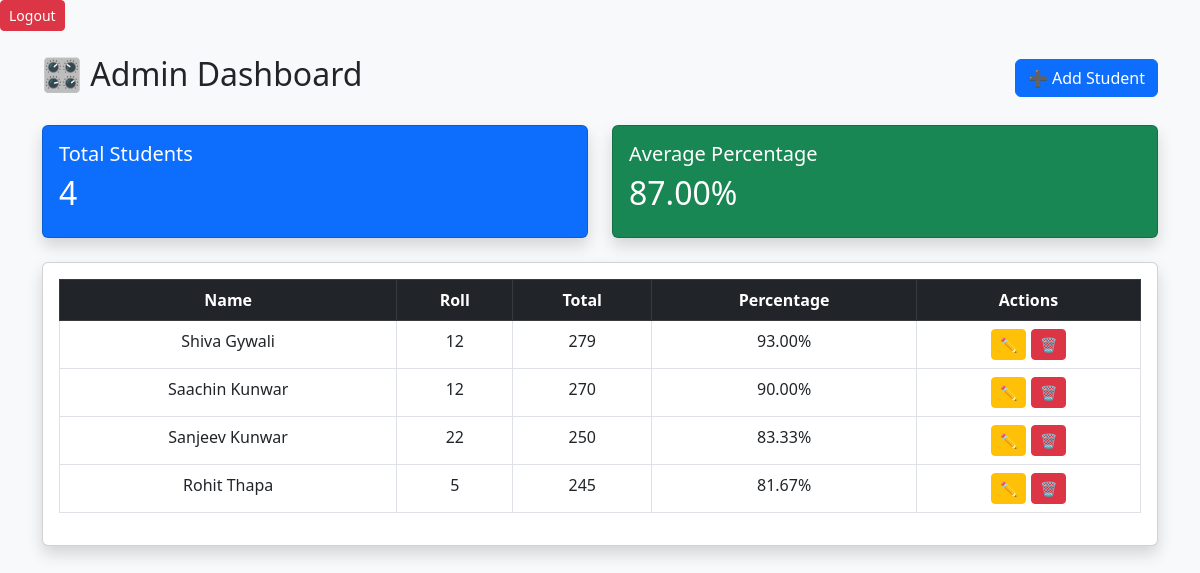
Page /dashboard/ (signed in) on the committed database.
### marks/models.py (models this page shows, shortened)
class Student(models.Model):
    name= models.CharField(max_length=100)
    roll= models.IntegerField()
    subject1= models.IntegerField()
    subject2= models.IntegerField()
    subject3= models.IntegerField()
    def total(self):
        return self.subject1 + self.subject2+ self.subject3
    def percentage(self):
        return self.total()/3

### marks/views.py (the view)
# urls.py: path('dashboard/', views.dashboard, name='dashboard'),
@login_required(login_url='login')
def dashboard(request):
    students = Student.objects.all()
    total_students = students.count()
    total_marks = sum([s.total() for s in students]) if students else 0
    avg_percentage = (total_marks / (total_students * 3)) if total_students > 0 else 0
    return render(request, 'dashboard.html', {
        'students': students,
        'total_students': total_students,
        'avg_percentage': avg_percentage,
    })

### marks/templates/dashboard.html (shortened to what this page needs)
<!DOCTYPE html>
<html>
<head>
    <link href="https://cdn.jsdelivr.net/npm/bootstrap@5.3.0/dist/css/bootstrap.min.css" rel="stylesheet">
</head>
<body class="bg-light">
    <a href="/logout/" class="btn btn-danger btn-sm">Logout</a>
<div class="container mt-4">
<div class="d-flex justify-content-between align-items-center mb-4">
    <h2>🎛️ Admin Dashboard</h2>
    <a href="/add/" class="btn btn-primary">➕ Add Student</a>
</div>
<div class="row mb-4">
    <div class="col-md-6">
        <div class="card text-white bg-primary shadow">
            <div class="card-body">
                <h5>Total Students</h5>
                <h2>{{ total_students }}</h2>
            </div>
        </div>
    </div>
    <div class="col-md-6">
        <div class="card text-white bg-success shadow">
            <div class="card-body">
                <h5>Average Percentage</h5>
                <h2>{{ avg_percentage|floatformat:2 }}%</h2>
            </div>
        </div>
    </div>
</div>
<div class="card shadow p-3">
    <table class="table table-bordered table-hover text-center">
        <thead class="table-dark">
            <tr>
                <th>Name</th>
                <th>Roll</th>
                <th>Total</th>
                <th>Percentage</th>
                <th>Actions</th>
            </tr>
        </thead>
        <tbody>
            {% for student in students %}
            <tr>
                <td>{{ student.name }}</td>
                <td>{{ student.roll }}</td>
                <td>{{ student.total }}</td>
                <td>{{ student.percentage|floatformat:2 }}%</td>
                <td>
                    <a href="{% url 'edit' student.id %}" class="btn btn-warning btn-sm">✏️</a>
                    <a href="{% url 'delete' student.id %}"
                       class="btn btn-danger btn-sm"
                       onclick="return confirm('Are you sure?')">🗑️</a>
                </td>
            </tr>
            {% endfor %}
        </tbody>
    </table>
</div>
</div>
</body>
</html>

### rows in the picture
Student: name "Shiva Gywali", roll "12", total "279", percentage "93.00"
Student: name "Saachin Kunwar", roll "12", total "270", percentage "90.00"
Student: name "Sanjeev Kunwar", roll "22", total "250", percentage "83.33"
Student: name "Rohit Thapa", roll "5", total "245", percentage "81.67"

### other values in the picture
{{ total_students }} "4"
{{ avg_percentage|floatformat:2 }} "87.00"
